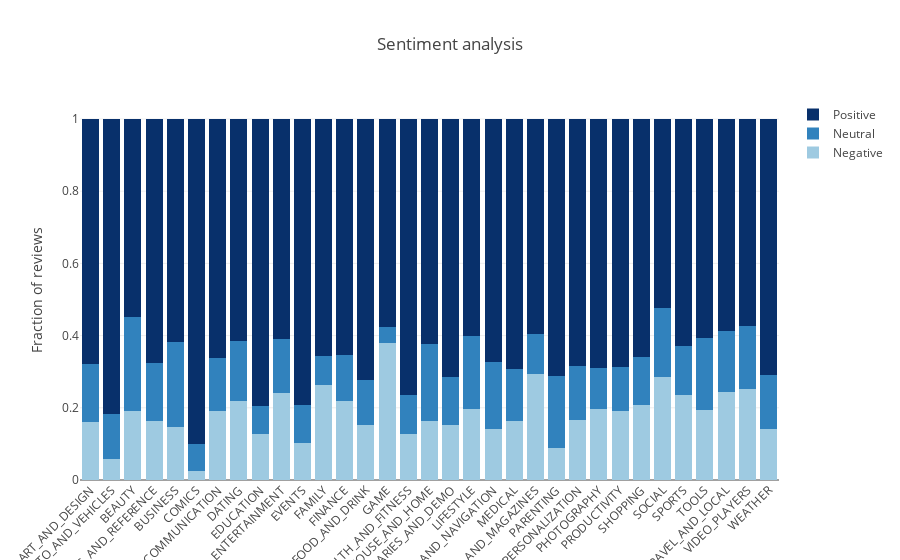

Source (notebook cell):
### Code cell
merged_df = pd.merge(df_1, df, on = "App", how = "inner")
merged_df = merged_df.dropna(subset=['Sentiment', 'Translated_Review'])
grouped_sentiment_category_count = merged_df.groupby(['Category', 'Sentiment']).agg({'App': 'count'}).reset_index()
grouped_sentiment_category_sum = merged_df.groupby(['Category']).agg({'Sentiment': 'count'}).reset_index()
new_df = pd.merge(grouped_sentiment_category_count, grouped_sentiment_category_sum, on=["Category"])

new_df['Sentiment_Normalized'] = new_df.App/new_df.Sentiment_y
new_df = new_df.groupby('Category').filter(lambda x: len(x) ==3)
trace1 = go.Bar(
    x=list(new_df.Category[::3]),
    y= new_df.Sentiment_Normalized[::3],
    name='Negative',
    marker=dict(color = 'rgb(158,202,225)')
)

trace2 = go.Bar(
    x=list(new_df.Category[::3]),
    y= new_df.Sentiment_Normalized[1::3],
    name='Neutral',
    marker=dict(color = 'rgb(49,130,189)')
)

trace3 = go.Bar(
    x=list(new_df.Category[::3]),
    y= new_df.Sentiment_Normalized[2::3],
    name='Positive',
    marker=dict(color = 'rgb(8,48,107)')
)

data = [trace1, trace2, trace3]
layout = go.Layout(
    title = 'Sentiment analysis',
    barmode='stack',
    xaxis = {'tickangle': -45},
    yaxis = {'title': 'Fraction of reviews'}
)

fig = go.Figure(data=data, layout=layout)

plotly.offline.iplot({'data': data, 'layout': layout})

### Figure 1 — Plotly figure (JSON) as saved in the notebook; plotly's stock layout.template omitted (floating-point values rounded to 4 significant figures)
{"data": [{"marker": {"color": "rgb(158,202,225)"}, "name": "Negative", "type": "bar", "uid": "de7fc808-3ca5-44c8-b7d5-bc61428967d6", "x": ["ART_AND_DESIGN", "AUTO_AND_VEHICLES", "BEAUTY", "BOOKS_AND_REFERENCE", "BUSINESS", "COMICS", "COMMUNICATION", "DATING", "EDUCATION", "ENTERTAINMENT", "EVENTS", "FAMILY", "FINANCE", "FOOD_AND_DRINK", "GAME", "HEALTH_AND_FITNESS", "HOUSE_AND_HOME", "LIBRARIES_AND_DEMO", "LIFESTYLE", "MAPS_AND_NAVIGATION", "MEDICAL", "NEWS_AND_MAGAZINES", "PARENTING", "PERSONALIZATION", "PHOTOGRAPHY", "PRODUCTIVITY", "SHOPPING", "SOCIAL", "SPORTS", "TOOLS", "TRAVEL_AND_LOCAL", "VIDEO_PLAYERS", "WEATHER"], "y": [0.1597, 0.05882, 0.1923, 0.1644, 0.1457, 0.025, 0.1909, 0.2179, 0.1275, 0.2417, 0.1013, 0.2638, 0.22, 0.1513, 0.3801, 0.1281, 0.1636, 0.1532, 0.1959, 0.1406, 0.1637, 0.2931, 0.08846, 0.1654, 0.1956, 0.191, 0.2083, 0.2861, 0.2343, 0.1934, 0.2451, 0.2508, 0.1416]}, {"marker": {"color": "rgb(49,130,189)"}, "name": "Neutral", "type": "bar", "uid": "128dbc53-df39-4f8c-9f4e-21a7452e97c5", "x": ["ART_AND_DESIGN", "AUTO_AND_VEHICLES", "BEAUTY", "BOOKS_AND_REFERENCE", "BUSINESS", "COMICS", "COMMUNICATION", "DATING", "EDUCATION", "ENTERTAINMENT", "EVENTS", "FAMILY", "FINANCE", "FOOD_AND_DRINK", "GAME", "HEALTH_AND_FITNESS", "HOUSE_AND_HOME", "LIBRARIES_AND_DEMO", "LIFESTYLE", "MAPS_AND_NAVIGATION", "MEDICAL", "NEWS_AND_MAGAZINES", "PARENTING", "PERSONALIZATION", "PHOTOGRAPHY", "PRODUCTIVITY", "SHOPPING", "SOCIAL", "SPORTS", "TOOLS", "TRAVEL_AND_LOCAL", "VIDEO_PLAYERS", "WEATHER"], "y": [0.1623, 0.1246, 0.2604, 0.1595, 0.2365, 0.075, 0.1462, 0.1657, 0.07792, 0.1476, 0.1076, 0.07834, 0.1269, 0.1265, 0.04256, 0.107, 0.2123, 0.1321, 0.202, 0.1875, 0.1425, 0.1107, 0.2, 0.1494, 0.1153, 0.1221, 0.1318, 0.1917, 0.1376, 0.199, 0.1667, 0.1752, 0.1502]}, {"marker": {"color": "rgb(8,48,107)"}, "name": "Positive", "type": "bar", "uid": "7ec34503-c452-4613-9a8e-51928f837779", "x": ["ART_AND_DESIGN", "AUTO_AND_VEHICLES", "BEAUTY", "BOOKS_AND_REFERENCE", "BUSINESS", "COMICS", "COMMUNICATION", "DATING", "EDUCATION", "ENTERTAINMENT", "EVENTS", "FAMILY", "FINANCE", "FOOD_AND_DRINK", "GAME", "HEALTH_AND_FITNESS", "HOUSE_AND_HOME", "LIBRARIES_AND_DEMO", "LIFESTYLE", "MAPS_AND_NAVIGATION", "MEDICAL", "NEWS_AND_MAGAZINES", "PARENTING", "PERSONALIZATION", "PHOTOGRAPHY", "PRODUCTIVITY", "SHOPPING", "SOCIAL", "SPORTS", "TOOLS", "TRAVEL_AND_LOCAL", "VIDEO_PLAYERS", "WEATHER"], "y": [0.678, 0.8166, 0.5473, 0.6761, 0.6178, 0.9, 0.6629, 0.6163, 0.7946, 0.6108, 0.7911, 0.6579, 0.6531, 0.7222, 0.5773, 0.7648, 0.6241, 0.7147, 0.6021, 0.6719, 0.6938, 0.5962, 0.7115, 0.6852, 0.6891, 0.687, 0.6599, 0.5222, 0.6281, 0.6076, 0.5882, 0.574, 0.7082]}], "layout": {"barmode": "stack", "title": "Sentiment analysis", "xaxis": {"tickangle": -45}, "yaxis": {"title": "Fraction of reviews"}}}
